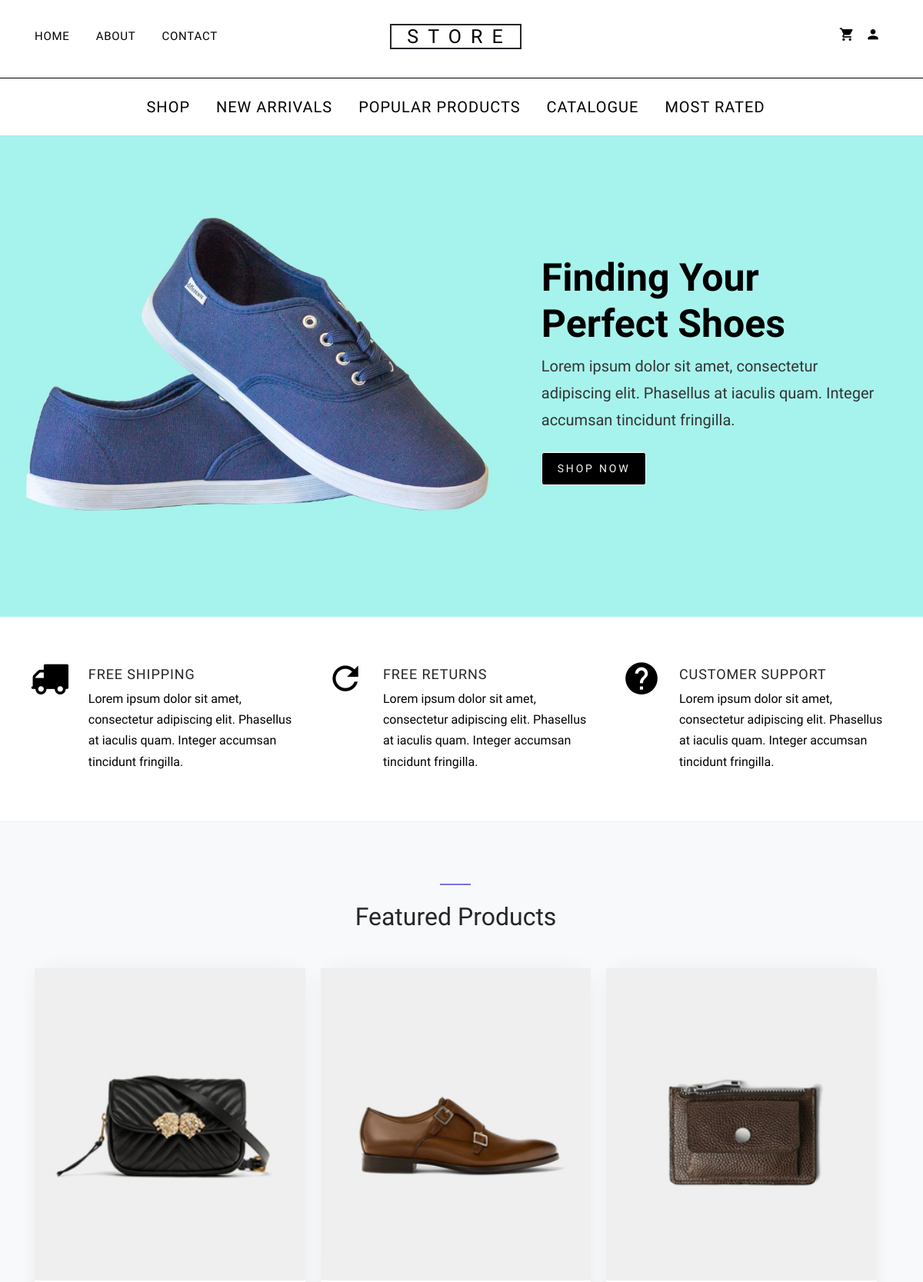
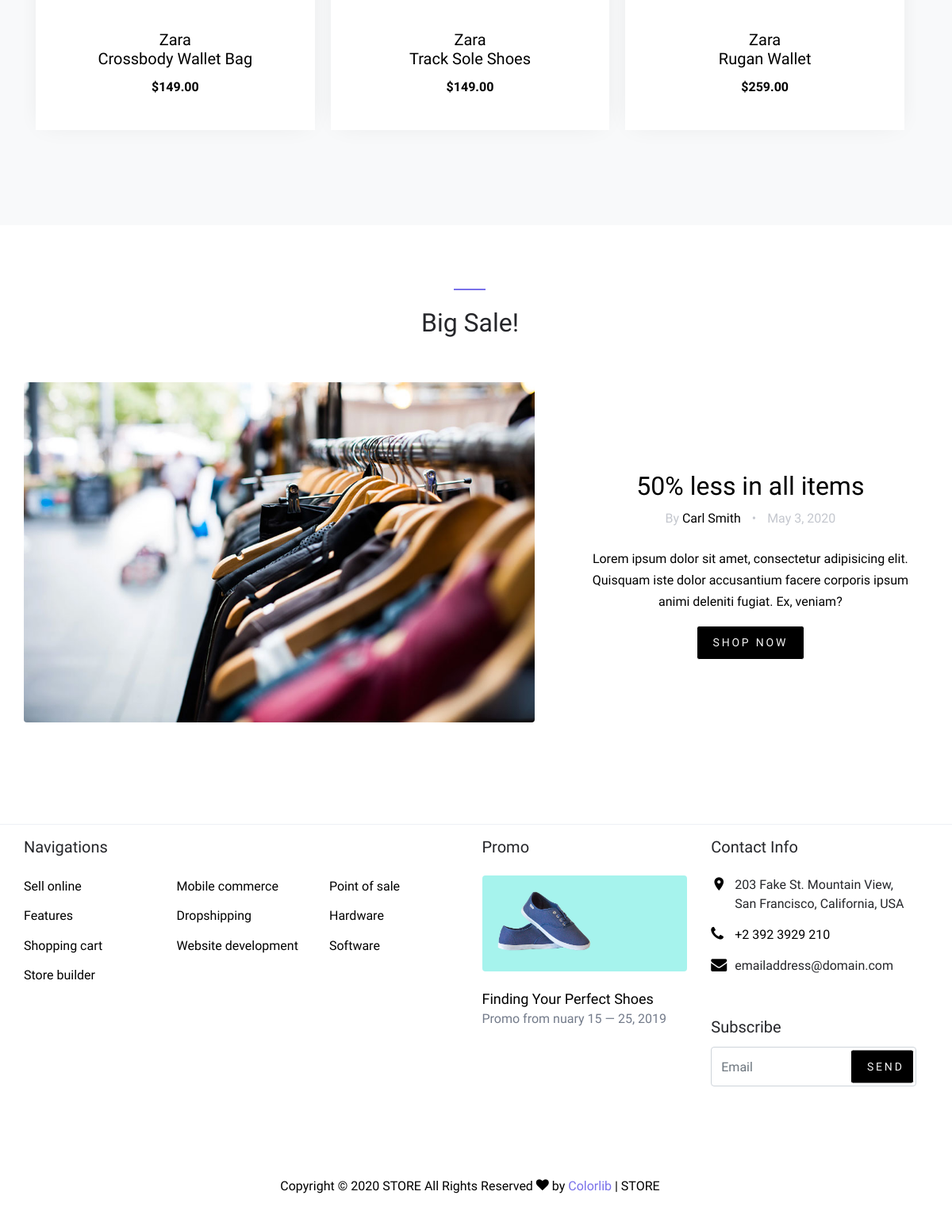
Screenshot of /products/ with the database file from the repository (2 pictures, top to bottom).
### products/models.py (models this page shows, shortened)
class Product(models.Model):
    brand = models.CharField(max_length=100)
    title = models.CharField(max_length=100)
    description = models.TextField(max_length=500, blank=True, null=True)
    price = models.PositiveIntegerField()
    created_at = models.DateTimeField(default=datetime.now(), blank=True)
    image = models.ImageField(upload_to='products/', null=True)
    def get_absolute_url(self):
        return reverse('product_details', args=(self.id,))

### products/views.py (the view)
# urls.py: path('products/', products_list, name='product_list'),
def products_list(request):
    products = Product.objects.all()
    return render(request, 'products/products-list.html',
                  {'products': products})

### templates/products/products-list.html (shortened to what this page needs)
{% extends "base.html" %}
{% block content %}
{% load static %}
<div class="site-blocks-cover" style="background-image: url({% static 'images/hero_1.jpg' %});" data-aos="fade">
    <div class="container">
        <div class="row align-items-start align-items-md-center justify-content-end">
            <div class="col-md-5 text-center text-md-left pt-5 pt-md-0">
                <h1 class="mb-2">Finding Your Perfect Shoes</h1>
                <div class="intro-text text-center text-md-left">
                    <p class="mb-4">Lorem ipsum dolor sit amet, consectetur adipiscing elit. Phasellus at iaculis quam.
                        Integer accumsan tincidunt fringilla.</p>
                    <p>
                        <a href="#" class="btn btn-sm btn-primary">Shop Now</a>
                    </p>
                </div>
            </div>
        </div>
    </div>
</div>
<div class="site-section site-section-sm site-blocks-1">
    <div class="container">
        <div class="row">
            <div class="col-md-6 col-lg-4 d-lg-flex mb-4 mb-lg-0 pl-4" data-aos="fade-up" data-aos-delay="">
                <div class="icon mr-4 align-self-start">
                    <span class="icon-truck"></span>
                </div>
                <div class="text">
                    <h2 class="text-uppercase">Free Shipping</h2>
                    <p>Lorem ipsum dolor sit amet, consectetur adipiscing elit. Phasellus at iaculis quam. Integer
                        accumsan tincidunt fringilla.</p>
                </div>
            </div>
            <div class="col-md-6 col-lg-4 d-lg-flex mb-4 mb-lg-0 pl-4" data-aos="fade-up" data-aos-delay="100">
                <div class="icon mr-4 align-self-start">
                    <span class="icon-refresh2"></span>
                </div>
                <div class="text">
                    <h2 class="text-uppercase">Free Returns</h2>
                    <p>Lorem ipsum dolor sit amet, consectetur adipiscing elit. Phasellus at iaculis quam. Integer
                        accumsan tincidunt fringilla.</p>
                </div>
            </div>
            <div class="col-md-6 col-lg-4 d-lg-flex mb-4 mb-lg-0 pl-4" data-aos="fade-up" data-aos-delay="200">
                <div class="icon mr-4 align-self-start">
                    <span class="icon-help"></span>
                </div>
                <div class="text">
                    <h2 class="text-uppercase">Customer Support</h2>
                    <p>Lorem ipsum dolor sit amet, consectetur adipiscing elit. Phasellus at iaculis quam. Integer
                        accumsan tincidunt fringilla.</p>
                </div>
            </div>
        </div>
    </div>
</div>
<div class="site-section block-3 site-blocks-2 bg-light">
    <div class="container">
        <div class="row justify-content-center">
            <div class="col-md-7 site-section-heading text-center pt-4">
                <h2>Featured Products</h2>
            </div>
        </div>
        <div class="row">
            <div class="col-md-12">
                <div class="nonloop-block-3 owl-carousel">
                    {% for product in products %}
                    <div class="item">
                        <div class="block-4 text-center">
                            <figure class="block-4-image">
                                <img src="{{product.image.url}}" alt="Image placeholder" class="img-fluid">
                            </figure>
                            <div class="block-4-text p-4">
                                <h3>{{ product.brand | capfirst }}</h3>
                                <h2><a href="{{product.get_absolute_url}}">{{ product.title | capfirst }}</a></h2>
                                <p class="price text-primary font-weight-bold">${{ product.price | floatformat:2 }}</p>
                            </div>
                        </div>
                    </div>
                    {% empty %}
                    <p>No products yet.</p>
                    {% endfor %}
                </div>
            </div>
        </div>
    </div>
</div>
<div class="site-section block-8">
    <div class="container">
        <div class="row justify-content-center  mb-5">
            <div class="col-md-7 site-section-heading text-center pt-4">
                <h2>Big Sale!</h2>
            </div>
        </div>
        <div class="row align-items-center">
            <div class="col-md-12 col-lg-7 mb-5">
                <a href="#"><img src="{% static 'images/blog_1.jpg' %}" alt="Image placeholder"
                        class="img-fluid rounded"></a>
            </div>
            <div class="col-md-12 col-lg-5 text-center pl-md-5">
                <h2><a class="item" href="#">50% less in all items</a></h2>
                <p class="post-meta mb-4">By <a href="#">Carl Smith</a> <span class="block-8-sep">&bullet;</span> May 3,
                    2020</p>
                <p>Lorem ipsum dolor sit amet, consectetur adipisicing elit. Quisquam iste dolor accusantium facere
                    corporis ipsum animi deleniti fugiat. Ex, veniam?</p>
                <p><a href="#" class="btn btn-primary btn-sm">Shop Now</a></p>
            </div>
        </div>
    </div>
</div>
{% endblock %}

### static/css/style.css (style rules this page uses)
body { line-height: 1.7; color: #25262a; font-weight: 300; font-size: 16px; color: black !important; }
a { -webkit-transition: .3s all ease; -o-transition: .3s all ease; transition: .3s all ease; color: black !important; }
.btn { text-transform: uppercase; position: relative; -webkit-transition: 0.2s all ease-in-out !important; -o-transition: 0.2s all ease-in-out !important; transition: 0.2s all ease-in-out !important; top: 0; letter-spacing: .05em; }
.btn.btn-sm { font-size: 14px !important; padding: 10px 20px !important; background-color: #000; border-color: #fff; color: whitesmoke !important; }
.btn.btn-primary { font-size: 17px; font-weight: 300; letter-spacing: .2em; color: whitesmoke; }
.site-section { padding: 2.5em 0; }
@media (min-width: 768px) { .site-section { padding: 5em 0; } }
.site-section.site-section-sm { padding: 4em 0; }
.site-section-heading { font-size: 30px; color: #25262a; position: relative; }
.site-section-heading:before { content: ""; left: 0%; top: 0; position: absolute; width: 40px; height: 2px; background: #7971ea; }
.site-section-heading.text-center:before { content: ""; left: 50%; top: 0; -webkit-transform: translateX(-50%); -ms-transform: translateX(-50%); transform: translateX(-50%); position: absolute; width: 40px; height: 2px; background: #7971ea; }
.site-blocks-cover { background-size: cover; background-repeat: no-repeat; background-position: center center; }
.site-blocks-cover, .site-blocks-cover .row { min-height: 600px; height: calc(100vh - 174px); }
.site-blocks-cover h1 { font-size: 30px; font-weight: 900; color: #000; }
@media (min-width: 768px) { .site-blocks-cover h1 { font-size: 50px; } }
.site-blocks-cover p { color: #333333; font-size: 20px; line-height: 35px; }
.site-blocks-cover .intro-text { font-size: 16px; line-height: 1.5; }
.site-blocks-1 { border-bottom: 1px solid #edf0f5; }
.site-blocks-1 .icon span { position: relative; color: #000000; top: -10px; font-size: 50px; display: inline-block; }
.site-blocks-1 .text h2 { color: #25262a; letter-spacing: .05em; font-size: 18px; }
.site-blocks-1 .text p:last-child { margin-bottom: 0; }
.block-4 { -webkit-box-shadow: 0 0 30px -10px rgba(0, 0, 0, 0.1); box-shadow: 0 0 30px -10px rgba(0, 0, 0, 0.1); background: #fff; }
.block-4 .block-4-text h2 { font-size: 20px; margin-bottom: 10px; }
.block-4 .block-4-text h2 a { text-decoration: none; color: #000000 !important; }
.block-4 .block-4-text h3 { font-size: 20px; margin-bottom: 0px; }
.block-4 .block-4-text .price { color: #000000 !important; }
.block-8 .post-meta { color: #c4c7ce; }
.block-8 .block-8-sep { margin-left: 10px; margin-right: 10px; }
.container { width: 100%; padding-right: 15px; padding-left: 0px; margin-right: auto; margin-left: auto; }

### rows the page displays
Product: image (picture), brand "Zara", title "Crossbody Wallet Bag", price "149.00"
Product: image (picture), brand "Zara", title "Track Sole Shoes", price "149.00"
Product: image (picture), brand "Zara", title "Rugan Wallet", price "259.00"
